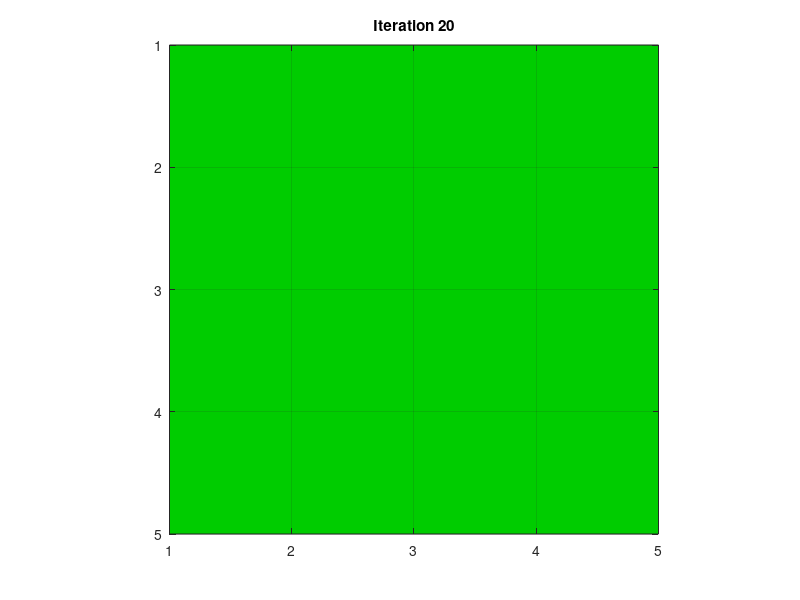

MATLAB code to generate this figure:
function main()
    % Each node in the network has a boolean variable attached to it (0 or 1)
    A = rand(4,4)>.7 % Increase number for less ones, decrease for more.

    B = rand(4,4)>.7;
    % Check if we have a cycle
    % Useless now, this is for later
    if A == B
        disp('yes')
    else 
        disp('no')
    end
    
    neighbouring_nodes = {};
    for iteration = 1:20
        % Each node in the network is connected to 3 other nodes (randomly)
        % Here we have 16 genes, so 16 positions. 
        % Q: can they be connected to itself ? For now, we assume yes because it's
        % simpler
        
        neighbours_matrix = {};
        for gene = 1:16
            % For each node, give 3 random values between 1 and 16
            % This only occurs the first iteration (connections stay the
            % same)
            % So K = 3 in this case
            if iteration == 1
                neighbouring_nodes{gene} = randperm(16,3);
            end
            
            % Get the binary values of the neighbours
            % This happens every iteration
            binary_values = [];
            for i = 1:length(neighbouring_nodes{gene})
                binary_values(i) = A(neighbouring_nodes{gene}(i));
            end
            binary_values;
            neighbours_matrix{gene} = binary_values;
        end
        % print C and an element in C
        neighbours_matrix;
        for j = 1:16
            neighbours_matrix{j};
        end

        % Specific rules for transitioning
        % Random values with 3 input (-> 8 permutations)
        truth_table_values = randi([0 1],1,8);
        new_matrix = zeros(4);
        % Synchronous update (think so). 
        for gene_update = 1:16
            neighbours = neighbours_matrix{gene_update};
            new_matrix(gene_update) = truth_table(neighbours, truth_table_values);
        end
        disp("iteration " + iteration + ":")
        A = new_matrix
        display_grid(A, iteration)
        pause(0.3)

    end
    %display_grid(A)

end

function output = truth_table(neighbours, truth_table_values)
    if neighbours == [0,0,0]
        output = truth_table_values(1);
    elseif neighbours == [0,0,1]
        output = truth_table_values(2);
    elseif neighbours == [1,1,1]
        output = truth_table_values(3);
    elseif neighbours == [0,1,0]
        output = truth_table_values(4);
    elseif neighbours == [0,1,1]
        output = truth_table_values(5);
    elseif neighbours == [1,0,0]
        output = truth_table_values(6);
    elseif neighbours == [1,0,1]
        output = truth_table_values(7);
    elseif neighbours == [1,1,0]
        output = truth_table_values(8);
    end
end

% Based on https://stackoverflow.com/questions/3280705/how-can-i-display-a-2d-binary-matrix-as-a-black-white-plot
function display_grid(A, iteration)
    cMap = [1 0 0; 0 0.8 0];
    [r, c] = size(A);                          % Get the matrix size
    imagesc((1:c)+0.5, (1:r)+0.5, A);          % Plot the image
    % cMap
    colormap(cMap);                              % Use a gray colormap
    axis equal                                   % Make axes grid sizes equal
    set(gca, 'XTick', 1:(c+1), 'YTick', 1:(r+1), ...  % Change some axes properties
             'XLim', [1 c+1], 'YLim', [1 r+1], ...
             'GridLineStyle', '-', 'XGrid', 'on', 'YGrid', 'on');
   % hold on
    %legend('on', 'off')
    %hold on
    title(['Iteration ', num2str(iteration)])
end


